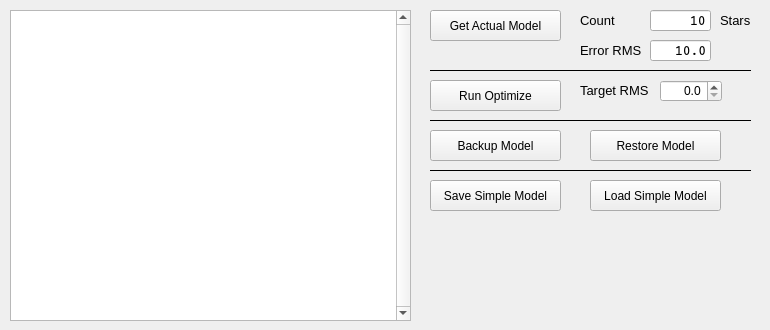
   <widget class="QWidget" name="tab_8">
    <attribute name="title">
     <string>Manage Models</string>
    </attribute>
    <widget class="QLineEdit" name="le_alignNumberStars">
     <property name="geometry">
      <rect>
       <x>650</x>
       <y>10</y>
       <width>61</width>
       <height>21</height>
      </rect>
     </property>
     <property name="font">
      <font>
       <family>Courier</family>
       <pointsize>10</pointsize>
       <weight>75</weight>
       <bold>true</bold>
      </font>
     </property>
     <property name="mouseTracking">
      <bool>false</bool>
     </property>
     <property name="focusPolicy">
      <enum>Qt::NoFocus</enum>
     </property>
     <property name="acceptDrops">
      <bool>false</bool>
     </property>
     <property name="toolTip">
      <string>Number of alignment stars in actual used pointing model</string>
     </property>
     <property name="layoutDirection">
      <enum>Qt::RightToLeft</enum>
     </property>
     <property name="text">
      <string>10</string>
     </property>
     <property name="alignment">
      <set>Qt::AlignRight|Qt::AlignTrailing|Qt::AlignVCenter</set>
     </property>
     <property name="readOnly">
      <bool>true</bool>
     </property>
    </widget>
    <widget class="QLabel" name="label_34">
     <property name="geometry">
      <rect>
       <x>720</x>
       <y>10</y>
       <width>41</width>
       <height>21</height>
      </rect>
     </property>
     <property name="font">
      <font>
       <pointsize>10</pointsize>
      </font>
     </property>
     <property name="text">
      <string>Stars</string>
     </property>
    </widget>
    <widget class="QLabel" name="label">
     <property name="geometry">
      <rect>
       <x>580</x>
       <y>10</y>
       <width>71</width>
       <height>21</height>
      </rect>
     </property>
     <property name="font">
      <font>
       <pointsize>10</pointsize>
      </font>
     </property>
     <property name="text">
      <string>Count</string>
     </property>
    </widget>
    <widget class="QLineEdit" name="le_alignError">
     <property name="geometry">
      <rect>
       <x>650</x>
       <y>40</y>
       <width>61</width>
       <height>21</height>
      </rect>
     </property>
     <property name="font">
      <font>
       <family>Courier</family>
       <pointsize>10</pointsize>
       <weight>75</weight>
       <bold>true</bold>
      </font>
     </property>
     <property name="mouseTracking">
      <bool>false</bool>
     </property>
     <property name="focusPolicy">
      <enum>Qt::NoFocus</enum>
     </property>
     <property name="acceptDrops">
      <bool>false</bool>
     </property>
     <property name="toolTip">
      <string>Number of alignment stars in actual used pointing model</string>
     </property>
     <property name="layoutDirection">
      <enum>Qt::RightToLeft</enum>
     </property>
     <property name="text">
      <string>10.0</string>
     </property>
     <property name="alignment">
      <set>Qt::AlignRight|Qt::AlignTrailing|Qt::AlignVCenter</set>
     </property>
     <property name="readOnly">
      <bool>true</bool>
     </property>
    </widget>
    <widget class="QTextBrowser" name="alignErrorStars">
     <property name="geometry">
      <rect>
       <x>10</x>
       <y>10</y>
       <width>401</width>
       <height>311</height>
      </rect>
     </property>
     <property name="font">
      <font>
       <family>Courier New</family>
       <pointsize>8</pointsize>
      </font>
     </property>
     <property name="verticalScrollBarPolicy">
      <enum>Qt::ScrollBarAlwaysOn</enum>
     </property>
     <property name="horizontalScrollBarPolicy">
      <enum>Qt::ScrollBarAlwaysOff</enum>
     </property>
     <property name="sizeAdjustPolicy">
      <enum>QAbstractScrollArea::AdjustToContents</enum>
     </property>
    </widget>
    <widget class="QLabel" name="label_14">
     <property name="geometry">
      <rect>
       <x>580</x>
       <y>40</y>
       <width>81</width>
       <height>21</height>
      </rect>
     </property>
     <property name="font">
      <font>
       <pointsize>10</pointsize>
      </font>
     </property>
     <property name="text">
      <string>Error RMS</string>
     </property>
    </widget>
    <widget class="QPushButton" name="btn_getActualModel">
     <property name="geometry">
      <rect>
       <x>430</x>
       <y>10</y>
       <width>131</width>
       <height>31</height>
      </rect>
     </property>
     <property name="toolTip">
      <string>Download actual model from mount</string>
     </property>
     <property name="text">
      <string>Get Actual Model</string>
     </property>
    </widget>
    <widget class="QLabel" name="label_37">
     <property name="geometry">
      <rect>
       <x>580</x>
       <y>80</y>
       <width>91</width>
       <height>21</height>
      </rect>
     </property>
     <property name="font">
      <font>
       <pointsize>10</pointsize>
      </font>
     </property>
     <property name="text">
      <string>Target RMS</string>
     </property>
    </widget>
    <widget class="QPushButton" name="btn_runTargetRMSAlignment">
     <property name="geometry">
      <rect>
       <x>430</x>
       <y>80</y>
       <width>131</width>
       <height>31</height>
      </rect>
     </property>
     <property name="toolTip">
      <string>Deletes worst point of actual model until error is below target RMS</string>
     </property>
     <property name="text">
      <string>Run Optimize</string>
     </property>
    </widget>
    <widget class="QDoubleSpinBox" name="targetRMS">
     <property name="geometry">
      <rect>
       <x>660</x>
       <y>80</y>
       <width>62</width>
       <height>22</height>
      </rect>
     </property>
     <property name="alignment">
      <set>Qt::AlignRight|Qt::AlignTrailing|Qt::AlignVCenter</set>
     </property>
     <property name="decimals">
      <number>1</number>
     </property>
     <property name="maximum">
      <double>30.000000000000000</double>
     </property>
     <property name="singleStep">
      <double>0.100000000000000</double>
     </property>
    </widget>
    <widget class="QPushButton" name="btn_backupModel">
     <property name="geometry">
      <rect>
       <x>430</x>
       <y>130</y>
       <width>131</width>
       <height>31</height>
      </rect>
     </property>
     <property name="toolTip">
      <string>Saves actual model und name &quot;BACKUP&quot; in mount</string>
     </property>
     <property name="text">
      <string>Backup Model</string>
     </property>
    </widget>
    <widget class="QPushButton" name="btn_restoreModel">
     <property name="geometry">
      <rect>
       <x>590</x>
       <y>130</y>
       <width>131</width>
       <height>31</height>
      </rect>
     </property>
     <property name="toolTip">
      <string>Restores the actual model from stored model with name &quot;BACKUP&quot;</string>
     </property>
     <property name="text">
      <string>Restore Model</string>
     </property>
    </widget>
    <widget class="Line" name="line_17">
     <property name="geometry">
      <rect>
       <x>430</x>
       <y>60</y>
       <width>321</width>
       <height>21</height>
      </rect>
     </property>
     <property name="frameShadow">
      <enum>QFrame::Plain</enum>
     </property>
     <property name="orientation">
      <enum>Qt::Horizontal</enum>
     </property>
    </widget>
    <widget class="Line" name="line_18">
     <property name="geometry">
      <rect>
       <x>430</x>
       <y>110</y>
       <width>321</width>
       <height>21</height>
      </rect>
     </property>
     <property name="frameShadow">
      <enum>QFrame::Plain</enum>
     </property>
     <property name="orientation">
      <enum>Qt::Horizontal</enum>
     </property>
    </widget>
    <widget class="Line" name="line_19">
     <property name="geometry">
      <rect>
       <x>430</x>
       <y>160</y>
       <width>321</width>
       <height>21</height>
      </rect>
     </property>
     <property name="frameShadow">
      <enum>QFrame::Plain</enum>
     </property>
     <property name="orientation">
      <enum>Qt::Horizontal</enum>
     </property>
    </widget>
    <widget class="QPushButton" name="btn_loadSimpleModel">
     <property name="geometry">
      <rect>
       <x>590</x>
       <y>180</y>
       <width>131</width>
       <height>31</height>
      </rect>
     </property>
     <property name="toolTip">
      <string>Restores the actual model from stored model with name &quot;SIMPLE&quot;</string>
     </property>
     <property name="text">
      <string>Load Simple Model</string>
     </property>
    </widget>
    <widget class="QPushButton" name="btn_saveSimpleModel">
     <property name="geometry">
      <rect>
       <x>430</x>
       <y>180</y>
       <width>131</width>
       <height>31</height>
      </rect>
     </property>
     <property name="toolTip">
      <string>Saves actual model und name &quot;SIMPLE&quot; in mount</string>
     </property>
     <property name="text">
      <string>Save Simple Model</string>
     </property>
    </widget>
   </widget>
